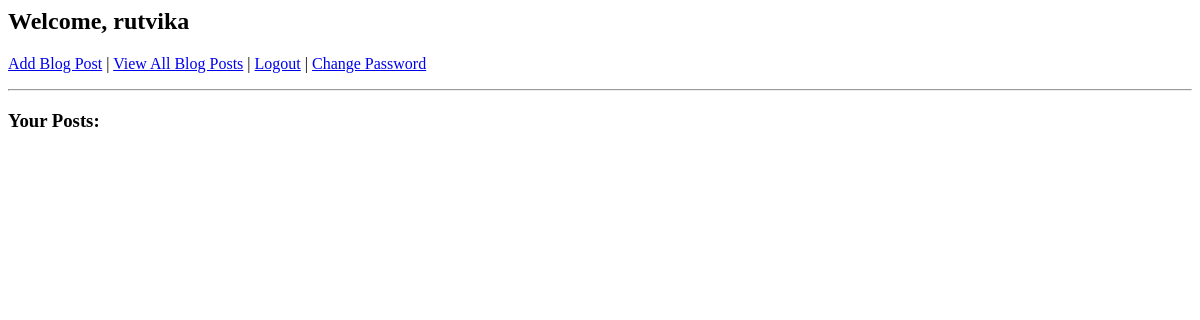
/dashboard/ (signed in), run on an earlier commit of the app's database.
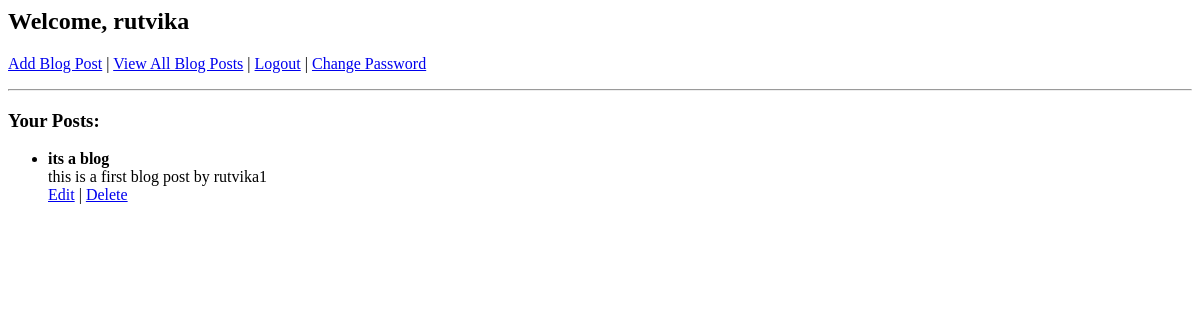
And on a later commit of the database.
### myapp/models.py (models this page shows, shortened)
class BlogPermissionPost(models.Model):
    title=models.CharField(max_length=200)
    content=models.TextField()
    author=models.ForeignKey(User, on_delete=models.CASCADE)
    created_at=models.DateTimeField(auto_now_add=True)
    updated_at=models.DateTimeField(auto_now=True)

### myapp/views.py (the view)
# urls.py: path('dashboard/',views.dashboard,name="dashboard"),
@login_required
def dashboard(request):
    return render(request,"dashboard.html")

### myapp/templates/dashboard.html
<h2>Welcome, {{ user.username }}</h2>
<p>
    {% if perms.myapp.add_blogpermissionpost %}
        <a href="{% url 'add_blog' %}">Add Blog Post</a> |
    {% endif %}
    <a href="{% url 'view_posts' %}">View All Blog Posts</a> |
    <a href="{% url 'logout' %}">Logout</a> |
    <a href="{% url 'password_change' %}">Change Password</a>
</p>
<hr>
<h3>Your Posts:</h3>
<ul>
    {% for post in user.blogpermissionpost_set.all %}
        <li>
            <strong>{{ post.title }}</strong> <br>
            {{ post.content }} <br>
            {% if perms.myapp.change_blogpermissionpost %}
                <a href="{% url 'edit_blog' post.id %}">Edit</a> |
            {% endif %}
            {% if perms.myapp.delete_blogpermissionpost %}
                <a href="{% url 'delete_blog' post.id %}">Delete</a>
            {% endif %}
        </li>
    {% endfor %}
</ul>

What changed in the data, as far as the page shows it:
added BlogPermissionPost: title "its a blog", content "this is a first blog post by rutvika1"
